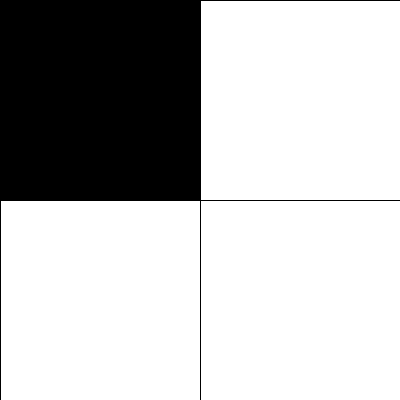
Frame 1 (no input)
Frame 60 (the mouse pressed at the canvas centre just before this capture): identical to frame 1, image omitted
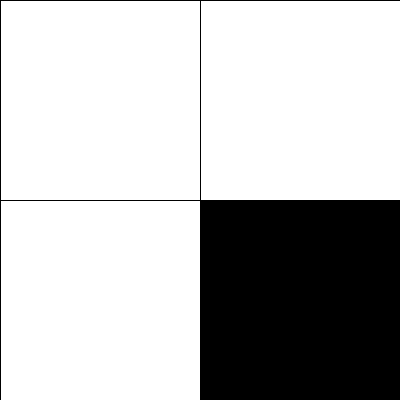
Frame 120 (the mouse held since frame 60 and released just before this capture)

The Processing sketch that drew these frames (run headless with seeded random() and noise(); from frame 60 on, the mouse is pressed at the canvas centre):

// Processing sketch: cursor_turn_boxes_black
// ── cursor_turn_boxes_black.pde
void setup() {
    size(400, 400);
}

void draw() {
    background(255);
    rectMode(CORNER);

    // Square 1: Top Left
    if (mouseX < width/2 && mouseY < height/2) fill(0);
    else fill(255);
    rect(0, 0, width/2, height/2);

    // Square 2: Top Right
    if (mouseX >= width/2 && mouseY < height/2) fill(0);
    else fill(255);
    rect(width/2, 0, width/2, height/2);

    // Square 3: Bottom Left
    if (mouseX < width/2 && mouseY >= height/2) fill(0);
    else fill(255);
    rect(0, height/2, width/2, height/2);

    // Square 4: Bottom Right
    if (mouseX >= width/2 && mouseY >= height/2) fill(0);
    else fill(255);
    rect(width/2, height/2, width/2, height/2);
}
